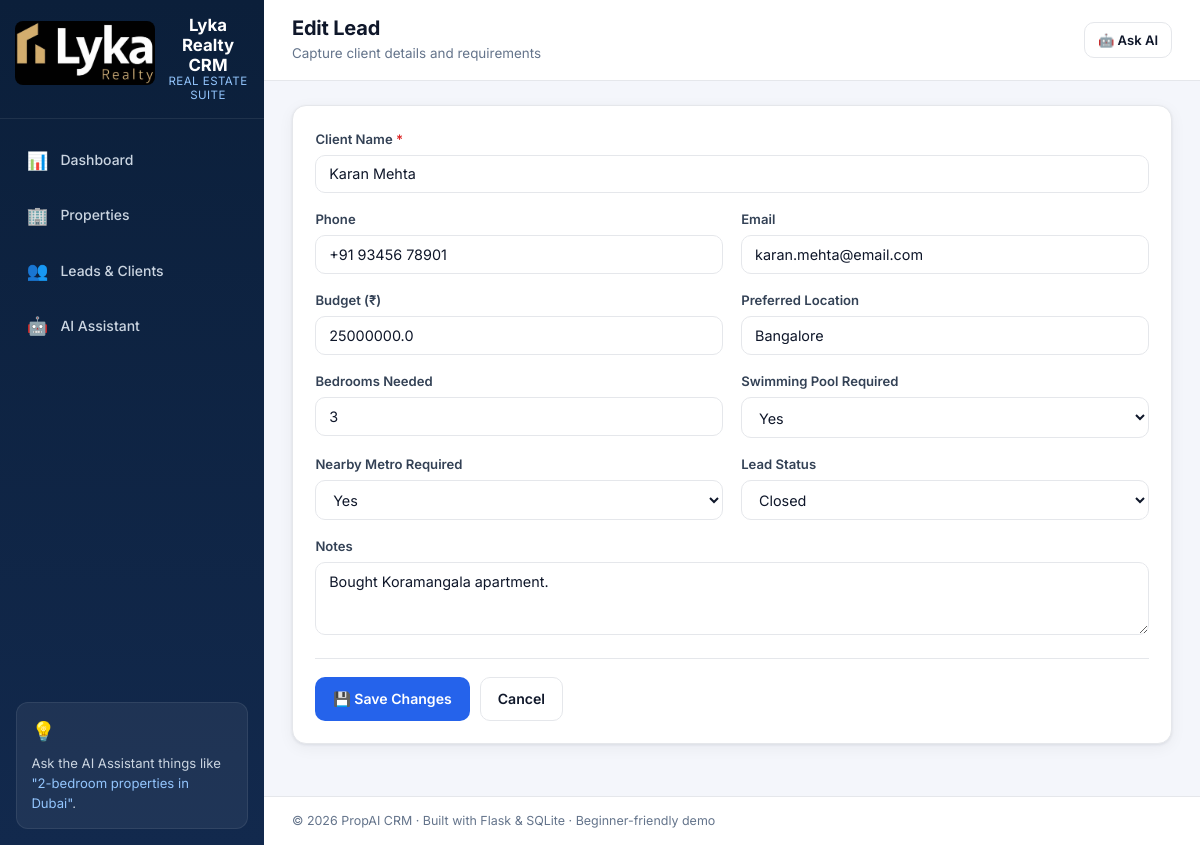
The page /leads/7/edit on the database its author committed.
### tables this page shows
CREATE TABLE leads (
            id INTEGER PRIMARY KEY AUTOINCREMENT,
            client_name TEXT NOT NULL,
            phone TEXT,
            email TEXT,
            budget REAL,
            preferred_location TEXT,
            bedrooms_needed INTEGER,
            needs_swimming_pool TEXT DEFAULT 'No',
            needs_nearby_metro TEXT DEFAULT 'No',
            status TEXT DEFAULT 'New',
            notes TEXT,
            created_at TEXT DEFAULT (datetime('now'))
        );

### app.py (the view, shortened to what this page needs)
@app.route("/leads/<int:lead_id>/edit", methods=["GET", "POST"])
def edit_lead_page(lead_id):
    lead = get_lead(lead_id)
    if not lead:
        flash("Lead not found.", "error")
        return redirect(url_for("leads_page"))
    return render_template("lead_form.html", lead=lead, action="edit")

### database.py (called while the page is built)
def get_connection():
    conn = sqlite3.connect(DB_PATH)
    conn.row_factory = sqlite3.Row
    return conn

def get_lead(lead_id):
    conn = get_connection()
    row = conn.execute("SELECT * FROM leads WHERE id = ?", (lead_id,)).fetchone()
    conn.close()
    return dict(row) if row else None

### templates/lead_form.html (shortened to what this page needs)
{% extends "base.html" %}
{% block page_title %}{{ 'Edit Lead' if action == 'edit' else 'Add Lead' }}{% endblock %}
{% block page_subtitle %}Capture client details and requirements{% endblock %}
{% block content %}
<section class="panel form-panel">
    <div class="panel-body">
        <form method="post" class="crm-form">
            <div class="form-grid">
                <div class="form-group span-2">
                    <label for="client_name">Client Name <span class="req">*</span></label>
                    <input type="text" id="client_name" name="client_name" class="input"
                           value="{{ lead.client_name if lead else '' }}"
                           placeholder="e.g. Rahul Sharma" required />
                </div>
                <div class="form-group">
                    <label for="phone">Phone</label>
                    <input type="text" id="phone" name="phone" class="input"
                           value="{{ lead.phone if lead else '' }}"
                           placeholder="e.g. +91 98765 43210" />
                </div>
                <div class="form-group">
                    <label for="email">Email</label>
                    <input type="email" id="email" name="email" class="input"
                           value="{{ lead.email if lead else '' }}"
                           placeholder="e.g. client@email.com" />
                </div>
                <div class="form-group">
                    <label for="budget">Budget (₹)</label>
                    <input type="number" id="budget" name="budget" class="input" min="0"
                           value="{{ lead.budget if lead and lead.budget is not none else '' }}"
                           placeholder="e.g. 15000000" />
                </div>
                <div class="form-group">
                    <label for="preferred_location">Preferred Location</label>
                    <input type="text" id="preferred_location" name="preferred_location" class="input"
                           value="{{ lead.preferred_location if lead else '' }}"
                           placeholder="e.g. Dubai, Chennai" />
                </div>
                <div class="form-group">
                    <label for="bedrooms_needed">Bedrooms Needed</label>
                    <input type="number" id="bedrooms_needed" name="bedrooms_needed" class="input" min="0"
                           value="{{ lead.bedrooms_needed if lead and lead.bedrooms_needed is not none else '' }}"
                           placeholder="e.g. 3" />
                </div>
                <div class="form-group">
                    <label for="needs_swimming_pool">Swimming Pool Required</label>
                    <select id="needs_swimming_pool" name="needs_swimming_pool" class="input select">
                        <option value="Yes" {{ 'selected' if lead and lead.needs_swimming_pool == 'Yes' }}>Yes</option>
                    </select>
                </div>
                <div class="form-group">
                    <label for="needs_nearby_metro">Nearby Metro Required</label>
                    <select id="needs_nearby_metro" name="needs_nearby_metro" class="input select">
                        <option value="Yes" {{ 'selected' if lead and lead.needs_nearby_metro == 'Yes' }}>Yes</option>
                    </select>
                </div>
                <div class="form-group">
                    <label for="status">Lead Status</label>
                    <select id="status" name="status" class="input select">
                        {% for s in ['New', 'Contacted', 'Qualified', 'Closed', 'Lost'] %}
                            <option value="{{ s }}" {{ 'selected' if lead and lead.status == s }}>{{ s }}</option>
                        {% endfor %}
                    </select>
                </div>
                <div class="form-group span-2">
                    <label for="notes">Notes</label>
                    <textarea id="notes" name="notes" class="input" rows="3"
                              placeholder="Any extra details about this client…">{{ lead.notes if lead else '' }}</textarea>
                </div>
            </div>
            <div class="form-actions">
                <button type="submit" class="btn btn-primary">
                    {{ '💾 Save Changes' if action == 'edit' else '➕ Add Lead' }}
                </button>
                <a href="{{ url_for('leads_page') }}" class="btn btn-ghost">Cancel</a>
            </div>
        </form>
    </div>
</section>
{% endblock %}

### static/css/style.css (style rules this page uses)
:root { --bg: #f4f6fb; --surface: #ffffff; --surface-2: #f8fafc; --border: #e5e7eb; --text: #0f172a; --text-muted: #64748b; --primary: #2563eb; --primary-dark: #1d4ed8; --primary-soft: #eff6ff; --sidebar: #0b1f3a; --sidebar-hover: rgba(255, 255, 255, 0.08); --sidebar-active: rgba(37, 99, 235, 0.35); --green: #16a34a; --green-soft: #dcfce7; --red: #dc2626; --red-soft: #fee2e2; --amber: #d97706; --amber-soft: #fef3c7; --purple: #7c3aed; --purple-soft: #ede9fe; --shadow: 0 1px 3px rgba(15, 23, 42, 0.08), 0 4px 16px rgba(15, 23, 42, 0.05); --radius: 14px; --sidebar-w: 264px; --font: "Inter", system-ui, -apple-system, "Segoe UI", Roboto, sans-serif; }
*, *::before, *::after { box-sizing: border-box; }
html { scroll-behavior: smooth; }
body { margin: 0; font-family: var(--font); background: var(--bg); color: var(--text); font-size: 14px; line-height: 1.55; -webkit-font-smoothing: antialiased; }
a { color: var(--primary); text-decoration: none; }
.panel { background: var(--surface); border-radius: var(--radius); border: 1px solid var(--border); box-shadow: var(--shadow); overflow: hidden; margin-bottom: 1.25rem; }
.panel-body { padding: 1.1rem 1.15rem; }
.btn { display: inline-flex; align-items: center; justify-content: center; gap: 0.4rem; padding: 0.62rem 1.05rem; border-radius: 10px; border: 1px solid transparent; font-family: inherit; font-size: 0.88rem; font-weight: 600; cursor: pointer; transition: all 0.18s ease; white-space: nowrap; }
.btn-primary { background: var(--primary); color: #fff; }
.btn-ghost { background: transparent; color: var(--text); border-color: var(--border); }
.input { width: 100%; padding: 0.62rem 0.8rem; border-radius: 10px; border: 1px solid var(--border); background: var(--surface); font-family: inherit; font-size: 0.9rem; color: var(--text); transition: border-color 0.18s ease, box-shadow 0.18s ease; }
.select { cursor: pointer; }
.form-panel .panel-body { padding: 1.4rem; }
.form-grid { display: grid; grid-template-columns: 1fr 1fr; gap: 1rem 1.15rem; }
.form-group { display: flex; flex-direction: column; gap: 0.35rem; }
.form-group.span-2 { grid-column: span 2; }
.form-group label { font-size: 0.82rem; font-weight: 600; color: #334155; }
.req { color: var(--red); }
.form-actions { margin-top: 1.4rem; padding-top: 1.15rem; border-top: 1px solid var(--border); display: flex; gap: 0.65rem; }

### rows shown on the page
leads: client_name "Karan Mehta", phone "+91 93456 78901", email "karan.mehta@email.com", budget "25000000.0", preferred_location "Bangalore", bedrooms_needed "3", notes "Bought Koramangala apartment."

### other values the page prints
{{ 'Edit Lead' if action == 'edit' else 'Add Lead' }} "Edit Lead"
{{ '💾 Save Changes' if action == 'edit' else '➕ Add Lead' }} "💾 Save Changes"
form field status "Closed"
